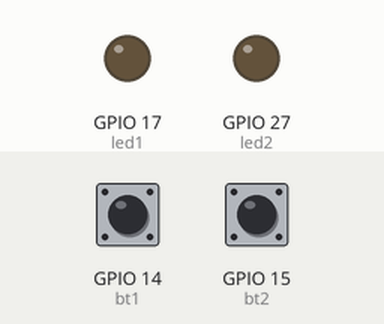
Simulated run of this program. Board: Raspberry Pi (BCM pin numbers). On the bench: output pins drawn as LEDs (lit = HIGH). The inputs (shaded band) are chosen by the test bench; at power-on: GPIO 14 (bt1) LOW, GPIO 15 (bt2) HIGH.

Above: at 1.2 s.
1.3 s: GPIO 14 (bt1) pulled HIGH for 0.15 s
At 1.37 s:
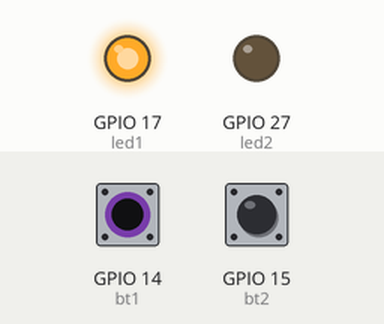
2.9 s: GPIO 15 (bt2) pulled LOW for 0.15 s
At 2.97 s:
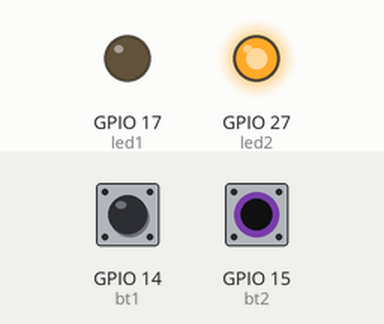
4.5 s: GPIO 15 (bt2) pulled LOW for 3.2 s
At 8.9 s:
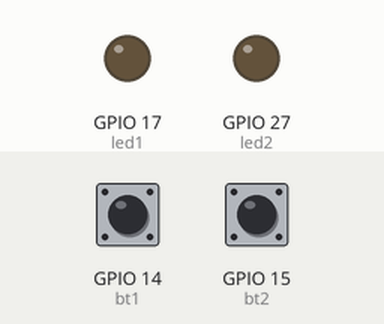
9.2 s: GPIO 14 (bt1) pulled HIGH for 3.2 s
At 10.2 s:
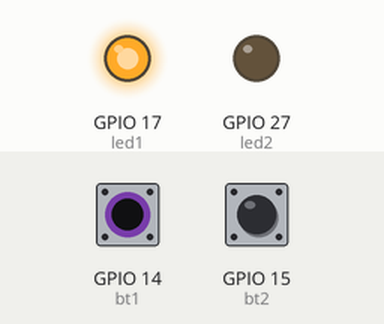
Timing chart, 0 to 13.9 s (numbered marks = the images above; inputs shaded):
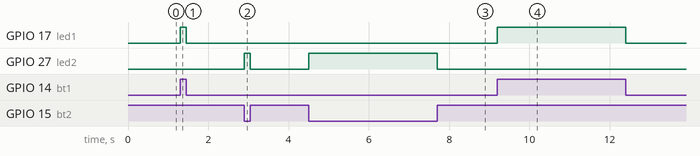

Measured:
- after the input at 1.3 s, GPIO 17 (led1): LOW → HIGH at once, → LOW 0.15 s later
- after the input at 2.9 s, GPIO 27 (led2): LOW → HIGH at once, → LOW 0.15 s later
- after the input at 4.5 s, GPIO 27 (led2): LOW → HIGH at once, → LOW 3.2 s later
- after the input at 9.2 s, GPIO 17 (led1): LOW → HIGH at once, → LOW 3.2 s later

The program:

push1.py
```python
import RPi.GPIO as GPIO
from time import sleep
GPIO.setwarnings(False)

led1 = 17
led2 = 27
bt1 = 14
bt2 = 15

def peripheral_setup():
 GPIO.setmode(GPIO.BCM)
 GPIO.setup(led1, GPIO.OUT)
 GPIO.setup(bt1, GPIO.IN, GPIO.PUD_DOWN)
 GPIO.setup(led2, GPIO.OUT)
 GPIO.setup(bt2, GPIO.IN, GPIO.PUD_UP)

def peripheral_loop():
 if GPIO.input(bt1):
  GPIO.output(led1,True)
 else:
  GPIO.output(led1,False)
 if GPIO.input(bt2):
  GPIO.output(led2,False)
 else:
  GPIO.output(led2,True)


# Main function
def main () :

 # Setup
 peripheral_setup()
 try:
 # Infinite loop
  while 1 :
   peripheral_loop()
 except Exception as e:
  print()
  print("Error:", e.__class__)
  print("bye")
 except(KeyboardInterrupt):
  print()
  print("bye")

 GPIO.cleanup()


main()
```
